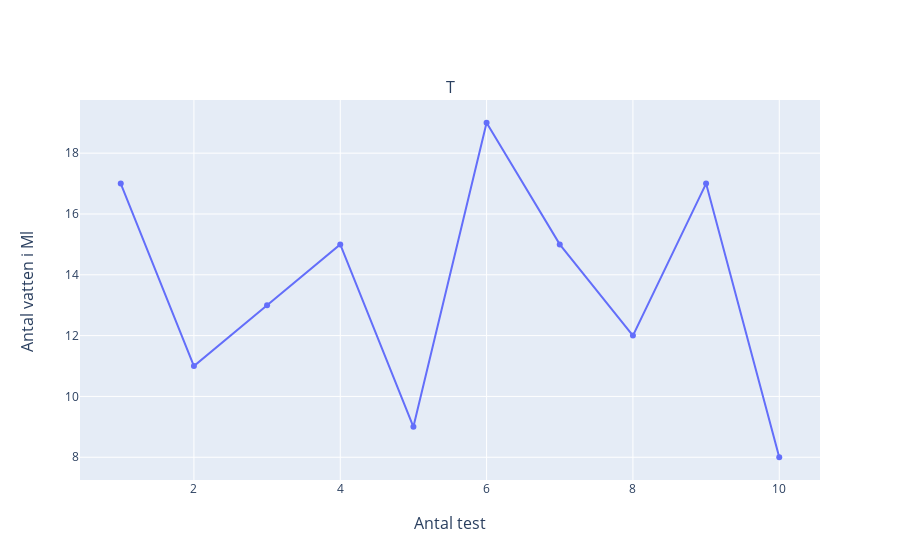

The notebook cell this image was saved under:
### Code cell
import plotly.express as px 
import pandas as pd
from plotly.subplots import make_subplots
import plotly.graph_objects as go
Tester = [1,2,3,4,5,6,7,8,9,10]
Vatten = [17,11,13,15,9,19,15,12,17,8]
    


fig = make_subplots(rows = 1, cols = 1, subplot_titles= "T", x_title="Antal test", y_title="Antal vatten i Ml ")
fig.add_trace(go.Scatter( x = Tester , y = Vatten,  ))

### Figure 1 — Plotly figure (JSON) as saved in the notebook; plotly's stock layout.template omitted (floating-point values rounded to 4 significant figures)
{"data": [{"type": "scatter", "x": [1, 2, 3, 4, 5, 6, 7, 8, 9, 10], "y": [17, 11, 13, 15, 9, 19, 15, 12, 17, 8]}], "layout": {"annotations": [{"font": {"size": 16}, "showarrow": false, "text": "T", "x": 0.5, "xanchor": "center", "xref": "paper", "y": 1, "yanchor": "bottom", "yref": "paper"}, {"font": {"size": 16}, "showarrow": false, "text": "Antal test", "x": 0.5, "xanchor": "center", "xref": "paper", "y": 0, "yanchor": "top", "yref": "paper", "yshift": -30}, {"font": {"size": 16}, "showarrow": false, "text": "Antal vatten i Ml ", "textangle": -90, "x": 0, "xanchor": "right", "xref": "paper", "xshift": -40, "y": 0.5, "yanchor": "middle", "yref": "paper"}], "xaxis": {"anchor": "y", "domain": [0, 1]}, "yaxis": {"anchor": "x", "domain": [0, 1]}}}
